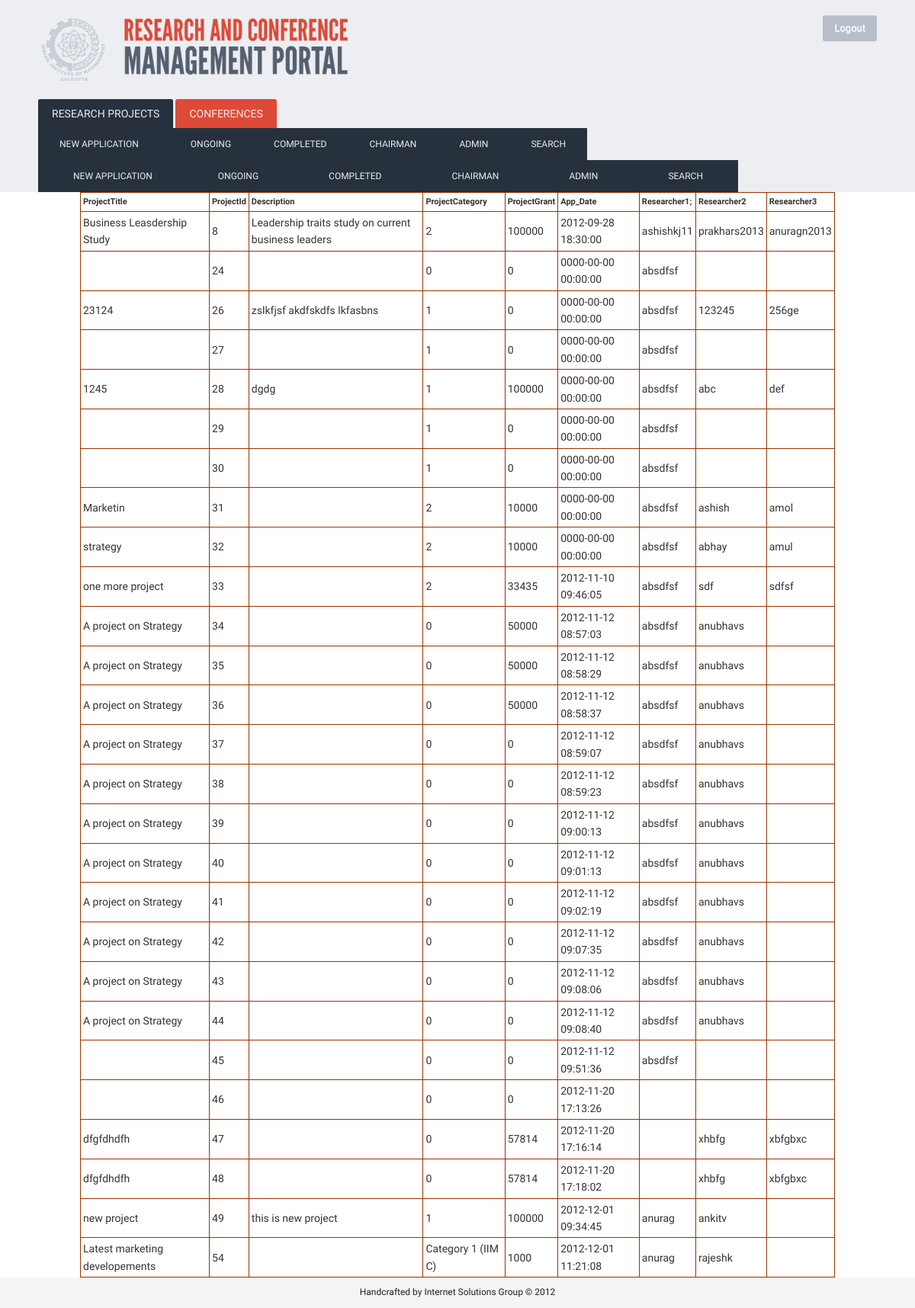
/index.php/app_admin (signed in), run on the app's committed database.
### tables this page shows
CREATE TABLE IF NOT EXISTS `project` (
  `ProjectTitle` varchar(400) NOT NULL,
  `ProjectId` bigint(200) NOT NULL AUTO_INCREMENT,
  `Description` varchar(2000) NOT NULL,
  `App_Date` timestamp NOT NULL DEFAULT CURRENT_TIMESTAMP COMMENT 'The  date of application of the project',
  `Start_Date` date NOT NULL,
  `End_Date` date NOT NULL,
  `Researcher1` varchar(80) NOT NULL,
  `Researcher2` varchar(80) NOT NULL,
  `Researcher3` varchar(80) NOT NULL,
  `ProjectCategory` varchar(30) NOT NULL,
  `ProjectGrant` int(11) NOT NULL,
  `PStatus` varchar(50) NOT NULL,
  `Deliverables` varchar(500) NOT NULL,
  `cases` int(11) NOT NULL DEFAULT '0',
  `journals` int(11) NOT NULL DEFAULT '0',
  `chapters` int(11) NOT NULL DEFAULT '0',
  `conference` int(11) NOT NULL DEFAULT '0',
  `paper` int(11) NOT NULL DEFAULT '0',
  PRIMARY KEY (`ProjectId`),
  UNIQUE KEY `ProjectId` (`ProjectId`),
  UNIQUE KEY `ProjectId_2` (`ProjectId`)
);

### index.php (called while the page is built, shortened)
<?php
require_once BASEPATH.'core/CodeIgniter.php';

### application/models/project_model.php (called while the page is built, shortened)
<?PHP
class Project_model extends CI_Model {
	function project_stage($stage)
		{
		$queryStr='SELECT * FROM project WHERE PStatus = "app_'.$stage.'";';
		$query = $this->db->query($queryStr);
		return $query;
		}
}
?>

### application/controllers/app_admin.php (the view, shortened to what this page needs)
<?PHP
class App_admin extends CI_Controller {
	function index()
		{
			$data['myClass']=$this;
			$data['action']=0;
			if ($_SESSION['usertype']==2){
				$this->load->view('layoutComm',$data);
			} elseif($_SESSION['usertype']==3){
				$this->load->view('layoutChairman',$data);
			}
			else{
			echo 'hello';
			header("location:login");
			}
		}
	function load_php()
				{
				$this->load->model('project_model');
				$stage='admin';
				$Query= $this->project_model->project_stage($stage);
				echo '<TABLE width="90%" border="1" bordercolor="#993300" align="center" cellpadding="3" cellspacing="1" class="table_border_both_left"><tr  class="heading_table_top">
					 ';
					 echo '<TR><TD><h4>ProjectTitle</h4></TD><TD><h4>ProjectId</h4></TD><TD><h4>Description</h4></TD><TD><h4>ProjectCategory</TD><TD><h4>ProjectGrant</TD><TD><h4>App_Date</TD><TD><h4>Researcher1;</TD><TD><h4>Researcher2</TD><TD><h4>Researcher3 </h1>';
					 foreach($Query->result() as $row)
					 {
						 echo '<TR><TD>';
						 print $row->ProjectTitle;
						 echo '</TD><TD>';
						 print $row->ProjectId;
						 echo '</TD><TD>';
						 print $row->Description;
						 echo '</TD><TD>';
						 print $row->ProjectCategory;
						 echo '</TD><TD>';
						 print $row->ProjectGrant;
						 echo '</TD><TD>';
						 print $row->App_Date;
						 echo '</TD><TD>';
						 print $row->Researcher1;
						 echo '</TD><TD>';
						 print $row->Researcher2;
						 echo '</TD><TD>';
						 print $row->Researcher3;
					 }
				echo '</TABLE>';
                }
	}
?>

### static/css/custom.css (style rules this page uses)
html, body { height: 100%; }
body { background: url('/static/img/denim.png'); font-family: 'Droid Sans', sans-serif; font-weight: normal; font-size: 14px; line-height: 1.6; }
h4 { font-size: 11px; }

### data on the page
project: ProjectTitle "Business Leasdership Study", ProjectId "8", Description "Leadership traits study on current business leaders", ProjectCategory "2", ProjectGrant "100000", App_Date "2012-09-28 18:30:00", Researcher1 "ashishkj11", Researcher2 "prakhars2013", Researcher3 "anuragn2013"
project: ProjectId "24", ProjectCategory "0", ProjectGrant "0", App_Date "0000-00-00 00:00:00", Researcher1 "absdfsf"
project: ProjectTitle "23124", ProjectId "26", Description "zslkfjsf akdfskdfs lkfasbns", ProjectCategory "1", ProjectGrant "0", App_Date "0000-00-00 00:00:00", Researcher1 "absdfsf", Researcher2 "123245", Researcher3 "256ge"
project: ProjectId "27", ProjectCategory "1", ProjectGrant "0", App_Date "0000-00-00 00:00:00", Researcher1 "absdfsf"
project: ProjectTitle "1245", ProjectId "28", Description "dgdg", ProjectCategory "1", ProjectGrant "100000", App_Date "0000-00-00 00:00:00", Researcher1 "absdfsf", Researcher2 "abc", Researcher3 "def"
project: ProjectId "29", ProjectCategory "1", ProjectGrant "0", App_Date "0000-00-00 00:00:00", Researcher1 "absdfsf"
project: ProjectId "30", ProjectCategory "1", ProjectGrant "0", App_Date "0000-00-00 00:00:00", Researcher1 "absdfsf"
project: ProjectTitle "Marketin", ProjectId "31", ProjectCategory "2", ProjectGrant "10000", App_Date "0000-00-00 00:00:00", Researcher1 "absdfsf", Researcher2 "ashish", Researcher3 "amol"
project: ProjectTitle "strategy", ProjectId "32", ProjectCategory "2", ProjectGrant "10000", App_Date "0000-00-00 00:00:00", Researcher1 "absdfsf", Researcher2 "abhay", Researcher3 "amul"
project: ProjectTitle "one more project", ProjectId "33", ProjectCategory "2", ProjectGrant "33435", App_Date "2012-11-10 09:46:05", Researcher1 "absdfsf", Researcher2 "sdf", Researcher3 "sdfsf"
project: ProjectTitle "A project on Strategy", ProjectId "34", ProjectCategory "0", ProjectGrant "50000", App_Date "2012-11-12 08:57:03", Researcher1 "absdfsf", Researcher2 "anubhavs"
project: ProjectTitle "A project on Strategy", ProjectId "35", ProjectCategory "0", ProjectGrant "50000", App_Date "2012-11-12 08:58:29", Researcher1 "absdfsf", Researcher2 "anubhavs"
project: ProjectTitle "A project on Strategy", ProjectId "36", ProjectCategory "0", ProjectGrant "50000", App_Date "2012-11-12 08:58:37", Researcher1 "absdfsf", Researcher2 "anubhavs"
project: ProjectTitle "A project on Strategy", ProjectId "37", ProjectCategory "0", ProjectGrant "0", App_Date "2012-11-12 08:59:07", Researcher1 "absdfsf", Researcher2 "anubhavs"
project: ProjectTitle "A project on Strategy", ProjectId "38", ProjectCategory "0", ProjectGrant "0", App_Date "2012-11-12 08:59:23", Researcher1 "absdfsf", Researcher2 "anubhavs"
project: ProjectTitle "A project on Strategy", ProjectId "39", ProjectCategory "0", ProjectGrant "0", App_Date "2012-11-12 09:00:13", Researcher1 "absdfsf", Researcher2 "anubhavs"
project: ProjectTitle "A project on Strategy", ProjectId "40", ProjectCategory "0", ProjectGrant "0", App_Date "2012-11-12 09:01:13", Researcher1 "absdfsf", Researcher2 "anubhavs"
project: ProjectTitle "A project on Strategy", ProjectId "41", ProjectCategory "0", ProjectGrant "0", App_Date "2012-11-12 09:02:19", Researcher1 "absdfsf", Researcher2 "anubhavs"
project: ProjectTitle "A project on Strategy", ProjectId "42", ProjectCategory "0", ProjectGrant "0", App_Date "2012-11-12 09:07:35", Researcher1 "absdfsf", Researcher2 "anubhavs"
project: ProjectTitle "A project on Strategy", ProjectId "43", ProjectCategory "0", ProjectGrant "0", App_Date "2012-11-12 09:08:06", Researcher1 "absdfsf", Researcher2 "anubhavs"
project: ProjectTitle "A project on Strategy", ProjectId "44", ProjectCategory "0", ProjectGrant "0", App_Date "2012-11-12 09:08:40", Researcher1 "absdfsf", Researcher2 "anubhavs"
project: ProjectId "45", ProjectCategory "0", ProjectGrant "0", App_Date "2012-11-12 09:51:36", Researcher1 "absdfsf"
project: ProjectId "46", ProjectCategory "0", ProjectGrant "0", App_Date "2012-11-20 17:13:26"
project: ProjectTitle "dfgfdhdfh", ProjectId "47", ProjectCategory "0", ProjectGrant "57814", App_Date "2012-11-20 17:16:14", Researcher2 "xhbfg", Researcher3 "xbfgbxc"
project: ProjectTitle "dfgfdhdfh", ProjectId "48", ProjectCategory "0", ProjectGrant "57814", App_Date "2012-11-20 17:18:02", Researcher2 "xhbfg", Researcher3 "xbfgbxc"
project: ProjectTitle "new project", ProjectId "49", Description "this is new project", ProjectCategory "1", ProjectGrant "100000", App_Date "2012-12-01 09:34:45", Researcher1 "anurag", Researcher2 "ankitv"
project: ProjectTitle "Latest marketing developements", ProjectId "54", ProjectCategory "Category 1 (IIM C)", ProjectGrant "1000", App_Date "2012-12-01 11:21:08", Researcher1 "anurag", Researcher2 "rajeshk"
